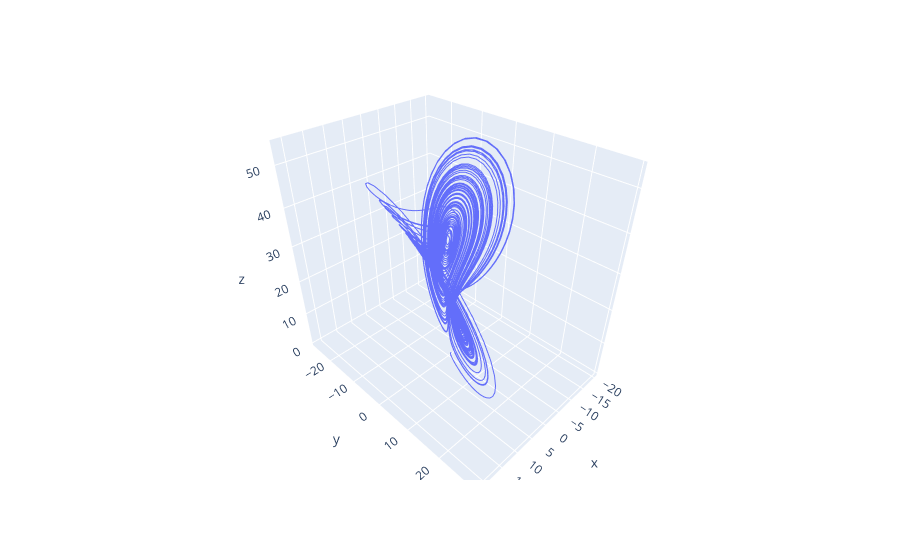

Notebook cell for this chart:
### Code cell
def lorenz(xyz, parameter):
    o, r, b = parameter
    x, y, z = xyz
    x_dot = o*(y - x)
    y_dot = r*x - y - x*z
    z_dot = x*y - b*z
    return np.array([x_dot, y_dot, z_dot])


dt = 0.01
num_steps = 15000

xyzs = np.empty((num_steps + 1, 3))
xyzs[0] = (0.0, 1.0, 1.05)


parameter_sets = [
    (10, 28, 8/3),
]

dataL = []

for parameter in parameter_sets:
    for i in range(num_steps):
        xyzs[i + 1] = xyzs[i] + lorenz(xyzs[i], parameter) * dt
        
    x_vals = xyzs[:, 0]
    y_vals = xyzs[:, 1]
    z_vals = xyzs[:, 2]

    fig = px.line_3d(x=x_vals, y=y_vals, z=z_vals)
    fig.show()

    dataL.extend(zip(x_vals, y_vals, z_vals))


df = pd.DataFrame(dataL, columns=['X', 'Y', 'Z'])
csv_file_path = 'lorenz_data.csv'
df.to_csv(csv_file_path, index=False)

### Figure 1 — Plotly figure (JSON) as saved in the notebook; plotly's stock layout.template omitted (floating-point values rounded to 4 significant figures; data arrays with more than 128 entries replaced by an {"elided": "..."} marker saying what was removed)
{"data": [{"hovertemplate": "x=%{x}<br>y=%{y}<br>z=%{z}<extra></extra>", "legendgroup": "", "line": {"color": "#636efa", "dash": "solid"}, "marker": {"symbol": "circle"}, "mode": "lines", "name": "", "scene": "scene", "showlegend": false, "type": "scatter3d", "x": {"elided": "15001 float values"}, "y": {"elided": "15001 float values"}, "z": {"elided": "15001 float values"}}], "layout": {"legend": {"tracegroupgap": 0}, "margin": {"t": 60}, "scene": {"domain": {"x": [0, 1], "y": [0, 1]}, "xaxis": {"title": {"text": "x"}}, "yaxis": {"title": {"text": "y"}}, "zaxis": {"title": {"text": "z"}}}}}
